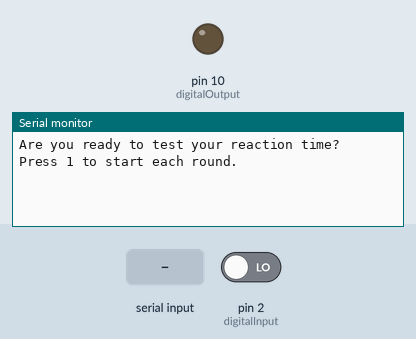
Recording of a sketch running on a simulated Arduino Uno, built with avr-gcc and run on an emulated ATmega328P. On the bench: output pins drawn as LEDs (lit = HIGH), the last lines printed to the serial monitor. The inputs (shaded band) are chosen by the test bench; at power-on: pin 2 (digitalInput) LOW. Random numbers use the default seed unless the sketch sets one.

Above: at 2.2 s.
2.3 s: "1" received over Serial
At 3.0 s:
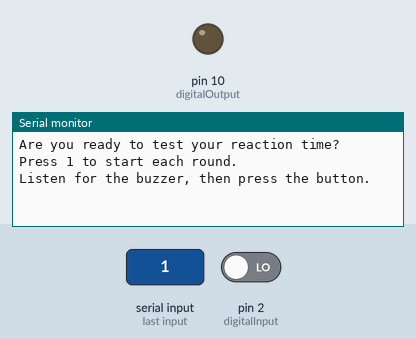
At 3.7 s:
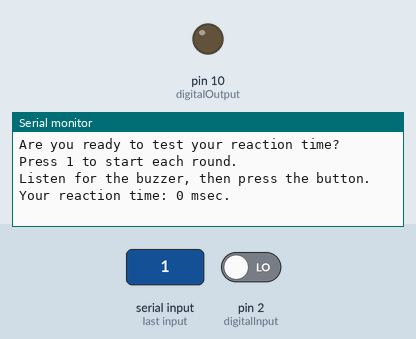

Measured:
- after the input at 2.3 s, the serial monitor: prints a new line at once (image 1)

The sketch:

Reaction_Time.ino
```cpp
int digitalInput = 2; //selects digital input integer 2 on the SparkFun RedBoard
int digitalOutput = 10; //selects digital output integer 10 on the SparkFun RedBoard
int randomDelay = 0; //initializes an integer variable "randomDelay" to 0
int val = 0; //initializes an integer variable "val" to 0
int counter = 0; //initializes an integer variable "counter" to 0
int incoming = 0; //initializes an integer variable "incoming" to 0

// void indicates a function that does not return information
// setup initializes the program
void setup() {

  Serial.begin(9600); //sets the data rate as 9600 bits per second between serial monitor and program
  pinMode(digitalInput, INPUT); //digitalInput is set as the INPUT of data
  pinMode(digitalOutput, OUTPUT); //digitalOutput is set as the OUTPUT of data
  Serial.println("Are you ready to test your reaction time? Press 1 to start each round."); //prints the string to the monitor
  delay(1000); //delay 1000 ms or 1 second

}
//loop indicates that the following code should be repeated, variable values CAN change between iterations
void loop() {
  if(Serial.available() > 0){ //if the available bytes is more than 0, ie a button was pressed
    incoming = Serial.read(); //read the character
    if (incoming == 49){ //if the character is the 1 key, then continue
      randomDelay = random(10, 4000); //set randomDelay to an integer between 10 and 4000 ms
      Serial.println("Listen for the buzzer, then press the button."); //print the string to the console
      delay(randomDelay); //initiate the delay
      analogWrite(digitalOutput, 262); //asserts an anlog wave to the output pin, the duty cycle is set to always on
      val = digitalRead(digitalInput); //sets val to the binary value of the input pin (either 0 or 1)
      while(val == HIGH){ //if val is logic 1 (or HIGH) proceed
        val = digitalRead(digitalInput); //set val to the binary value of the input pin
        delay(10); //wait 10 ms
        counter = counter + 10; //increment counter by 10 ms
      }
    digitalWrite(digitalOutput, LOW); //set output pin to logic 0
    Serial.println("Your reaction time: " +String(counter) + " msec."); //print reaction time as a string with the value of counter as a string
    counter = 0; //return counter to 0
    }
  }
  delay(100); //wait 100 ms
}
```
